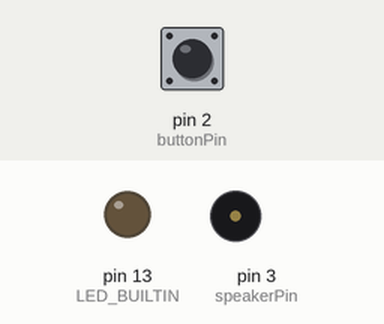
Bench run of a sketch on a simulated Arduino Uno, built with avr-gcc and run on an emulated ATmega328P. Parts: output pins drawn as LEDs (lit = HIGH), buzzer (waves = sounding, pin HIGH). Dashed ring = blinking. The test bench sets the inputs (shaded band); at power-on: pin 2 (buttonPin) HIGH.

Above: at 3.8 s.
3.9 s: pin 2 (buttonPin) pulled LOW for 1.3 s
At 4.05 s:
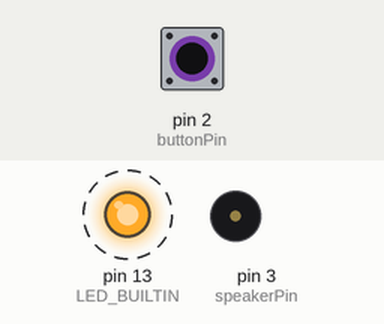
Timing chart, 0 to 6.9 s (numbered marks = the images above; inputs shaded):
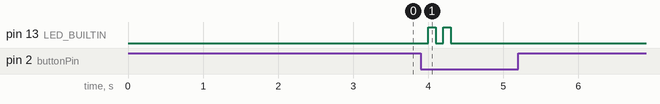

Measured:
- after the input at 3.9 s, pin 13 (LED_BUILTIN): alternates HIGH for 0.10 s and LOW for 0.10 s, 4 changes in all, then stays LOW, starting after 0.10 s

The sketch:

alarm_clock.ino
```cpp
// Set variables & configure pins
const int buttonPin = 2;
const int speakerPin = 3;
int buttonState = HIGH;  // HIGH: button released, LOW: button pressed (wg. PULLUP, siehe setup)
int checkTime = 1000;  // time span between two checks for the button being pressed
long snoozeTime = 300000;  // time span to wait before starting the alarm ((300*1000ms = 300s = 5min)
long time_now = 0;
int numberOfTones = 20;

void setup() {
  pinMode(buttonPin, INPUT_PULLUP);  // PULLUP: +5V bei getrenner
  pinMode(speakerPin, OUTPUT);
  pinMode(LED_BUILTIN, OUTPUT);
}

// Define functions
void blinkTwice() {
    for (int i=0; i<2; i++) {
      digitalWrite(LED_BUILTIN, HIGH);
      delay(100);
      digitalWrite(LED_BUILTIN, LOW);
      delay(100);
    }
}
void soundAlarm(int n) {
  for (int i=0; i<n; i++) {
    tone(speakerPin, 440);
    delay(500);
    noTone(speakerPin);
    delay(500);
  }
}

// Go
void loop() {
  delay(checkTime);
  buttonState = digitalRead(buttonPin);  // button pressed?
  if (buttonState == LOW) {
    blinkTwice();
    time_now = millis();
    while (millis() < time_now+snoozeTime) {
      //wait
    }
    soundAlarm(numberOfTones);
  }
}
```
